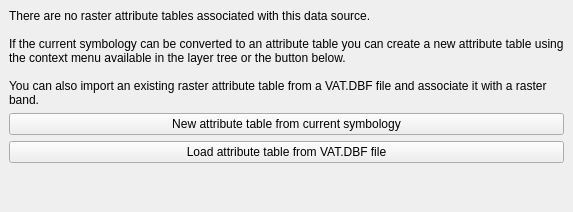
         <widget class="QWidget" name="mOptsPage_RasterAttributeTable">
          <layout class="QVBoxLayout" name="verticalLayout_rat">
           <property name="leftMargin">
            <number>0</number>
           </property>
           <property name="topMargin">
            <number>0</number>
           </property>
           <property name="rightMargin">
            <number>0</number>
           </property>
           <property name="bottomMargin">
            <number>0</number>
           </property>
           <item>
            <widget class="QWidget" name="mNoRasterAttributeTableWidget" native="true">
             <layout class="QVBoxLayout" name="verticalLayout_5">
              <item>
               <widget class="QLabel" name="mRasterAttributeTableLabel">
                <property name="text">
                 <string>There are no raster attribute tables associated with this data source.

If the current symbology can be converted to an attribute table you can create a new attribute table using the context menu available in the layer tree or the button below.

You can also import an existing raster attribute table from a VAT.DBF file and associate it with a raster band.</string>
                </property>
                <property name="wordWrap">
                 <bool>true</bool>
                </property>
               </widget>
              </item>
              <item>
               <widget class="QPushButton" name="mCreateRasterAttributeTableButton">
                <property name="text">
                 <string>New attribute table from current symbology</string>
                </property>
               </widget>
              </item>
              <item>
               <widget class="QPushButton" name="mLoadRasterAttributeTableFromFileButton">
                <property name="text">
                 <string>Load attribute table from VAT.DBF file</string>
                </property>
               </widget>
              </item>
              <item>
               <spacer name="verticalSpacer_2">
                <property name="orientation">
                 <enum>Qt::Vertical</enum>
                </property>
                <property name="sizeHint" stdset="0">
                 <size>
                  <width>20</width>
                  <height>40</height>
                 </size>
                </property>
               </spacer>
              </item>
             </layout>
            </widget>
           </item>
          </layout>
         </widget>
